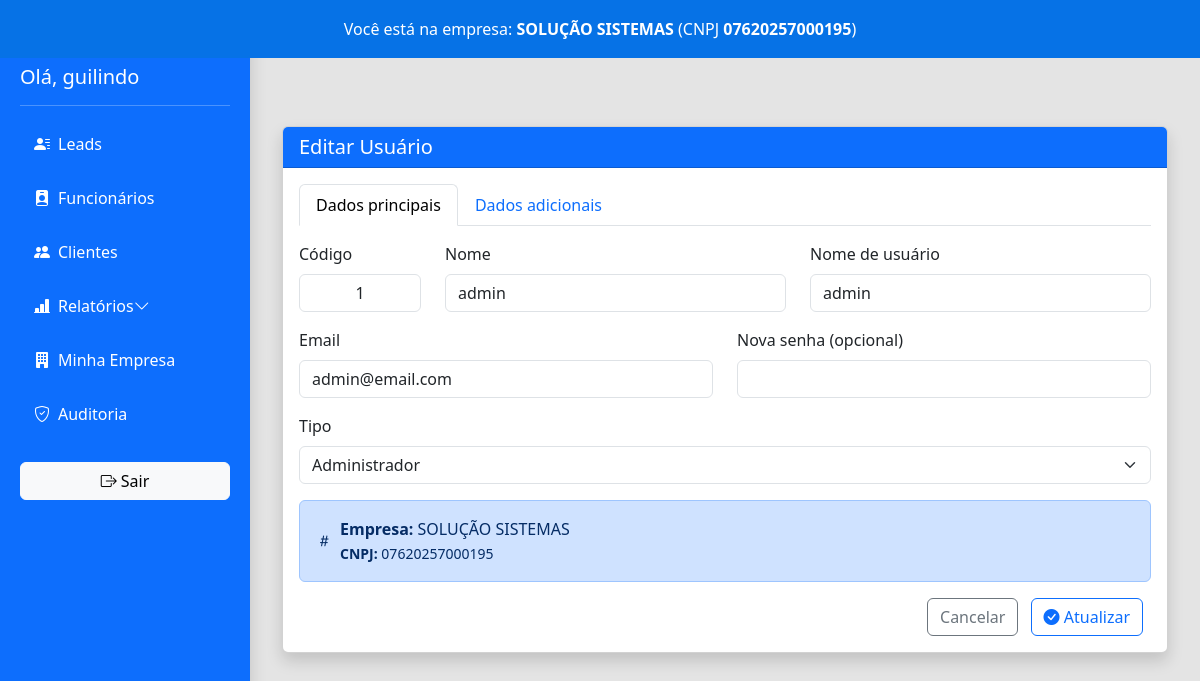
The app's page /editar_usuario/1 (signed in) with its own data.
### models.py (models this page shows, shortened)
class Usuario(db.Model, UserMixin):
    __tablename__ = 'usuario'  # 👈 se quiser explicitar
    codigo = db.Column(db.Integer, nullable=False)
    id = db.Column(db.Integer, primary_key=True)
    nome = db.Column(db.String(100), unique=True, nullable=False)
    nome_usuario = db.Column(db.String(50), unique=True)
    ativo = db.Column(db.Boolean, default=True)
    email = db.Column(db.String(120), nullable=True)
    senha_hash = db.Column(db.String(128), nullable=False)
    tipo = db.Column(db.String(20), nullable=False, default='vendedor')
    empresa_id = db.Column(db.Integer, db.ForeignKey('empresas.id'), nullable=True)
    empresa = db.relationship('Empresa', back_populates='usuarios')  # 🧠 nome explícito
    __table_args__ = (
        db.UniqueConstraint('codigo', 'empresa_id'),
    )

class Empresa(db.Model):
    __tablename__ = 'empresas'
    id = db.Column(db.Integer, primary_key=True)
    nome = db.Column(db.String(100), nullable=False, unique=True)
    slug = db.Column(db.String(100), nullable=False, unique=True)
    plano = db.Column(db.String(50), default='gratuito')
    criada_em = db.Column(db.DateTime, default=datetime.utcnow)
    cnpj = db.Column(db.String(20), nullable=True)
    telefone = db.Column(db.String(50), nullable=True)
    email = db.Column(db.String(120), nullable=True)
    endereco = db.Column(db.String(200), nullable=True)
    cidade = db.Column(db.String(50), nullable=True)
    estado = db.Column(db.String(2), nullable=True)
    representante = db.Column(db.String(100), nullable=True)
    codigo = db.Column(db.String(20), unique=True, nullable=False, default=lambda: str(uuid.uuid4())[:8])
    usuarios = db.relationship('Usuario', back_populates='empresa')  # ✅ conexão bidirecional

### app.py (the view, shortened to what this page needs)
@app.route('/editar_usuario/<int:id>', methods=['GET', 'POST'])
@login_required
def editar_usuario(id):
    def gerar_detalhes_alteracao(usuario_antigo, usuario_novo):
        campos = ['nome', 'nome_usuario', 'email', 'tipo']
        detalhes = []
        for campo in campos:
            antigo = getattr(usuario_antigo, campo)
            novo = getattr(usuario_novo, campo)
            if antigo != novo:
                detalhes.append(f"{campo}: '{antigo}' → '{novo}'")
        return "; ".join(detalhes)
    usuario = Usuario.query.get_or_404(id)
    usuario_original = copy.deepcopy(usuario)
    if current_user.tipo != 'admin':
        flash("⚠️ Você não tem permissão para editar usuários.", "warning")
        return redirect(url_for('listar_funcionarios'))
    return render_template('editar_usuario.html', usuario=usuario)

### app.py (called while the page is built)
@login_manager.user_loader
def load_user(user_id):
    return db.session.get(Usuario, int(user_id))

@app.context_processor
def inject_empresa():
    if current_user.is_authenticated:
        return {'empresa': current_user.empresa}
    return {'empresa': None}

### templates/editar_usuario.html (shortened to what this page needs)
{% extends 'base.html' %}
{% block conteudo %}
<div class="container mt-5">
  <div class="card shadow">
    <div class="card-header bg-primary text-white">
      <h5 class="mb-0">Editar Usuário</h5>
    </div>
    <div class="card-body">
      {% if current_user.tipo == 'admin' %}
      <form method="POST" action="{{ url_for('editar_usuario', id=usuario.id) }}">
        <ul class="nav nav-tabs" id="usuarioEditTabs" role="tablist">
          <li class="nav-item" role="presentation">
            <button class="nav-link active" id="dados-tab" data-bs-toggle="tab" data-bs-target="#dados" type="button" role="tab">Dados principais</button>
          </li>
          <li class="nav-item" role="presentation">
            <button class="nav-link" id="extras-tab" data-bs-toggle="tab" data-bs-target="#extras" type="button" role="tab">Dados adicionais</button>
          </li>
        </ul>
        <div class="tab-content mt-3" id="usuarioEditTabsContent">
          <div class="tab-pane fade show active" id="dados" role="tabpanel">
            <div class="row">
              <div class="mb-3 col-md-2">
                <label class="form-label">Código</label>
                <input type="text" class="form-control text-center" value="{{ usuario.codigo }}" readonly>
              </div>
              <div class="mb-3 col-md-5">
                <label class="form-label">Nome</label>
                <input type="text" name="nome" class="form-control" value="{{ usuario.nome }}" required>
              </div>
              <div class="mb-3 col-md-5">
                <label class="form-label">Nome de usuário</label>
                <input type="text" name="nome_usuario" class="form-control" value="{{ usuario.nome_usuario }}" required>
              </div>
            </div>
            <div class="row">
              <div class="mb-3 col-md-6">
                <label class="form-label">Email</label>
                <input type="email" name="email" class="form-control" value="{{ usuario.email }}">
              </div>
              <div class="mb-3 col-md-6">
                <label class="form-label">Nova senha (opcional)</label>
                <input type="password" name="senha" class="form-control">
              </div>
            </div>
            <div class="mb-3">
              <label class="form-label">Tipo</label>
              <select name="tipo" class="form-select">
                <option value="admin" {% if usuario.tipo == 'admin' %}selected{% endif %}>Administrador</option>
              </select>
            </div>
            <div class="alert alert-primary d-flex align-items-center" role="alert">
              <i class="bi bi-hash me-2"></i>
              <div>
                <strong>Empresa:</strong> {{ current_user.empresa.nome }}<br>
                <small><strong>CNPJ:</strong> {{ current_user.empresa.cnpj }}</small>
              </div>
            </div>
          </div>
        </div>
        <div class="text-end mt-3">
          <a href="{{ url_for('listar_funcionarios') }}" class="btn btn-outline-secondary me-2">Cancelar</a>
          <button type="submit" class="btn btn-outline-primary me-2">
            <i class="bi bi-check-circle-fill"></i> Atualizar
          </button>
        </div>
      </form>
      {% endif %}
    </div>
  </div>
</div>
{% endblock %}

### templates/base.html (shortened to what this page needs)
<!DOCTYPE html>
<html lang="pt-br">
<head>
  <link href="https://cdn.jsdelivr.net/npm/bootstrap@5.3.0/dist/css/bootstrap.min.css" rel="stylesheet">
  <link href="https://cdn.jsdelivr.net/npm/bootstrap-icons/font/bootstrap-icons.css" rel="stylesheet">
  <link rel="stylesheet" href="https://cdn.datatables.net/1.13.6/css/jquery.dataTables.min.css">
  <link rel="stylesheet" href="{{ url_for('static', filename='css/leads.css') }}">
</head>
<body>
  {% if current_user.is_authenticated %}
  <div class="sidebar shadow">
    <h4 class="mb-3">Solução Leads</h4>
    <h5> Olá, {{ current_user.nome_usuario }}</h5>
    <hr class="mb-3">
    <ul class="nav flex-column">
  <li class="nav-item"><a class="nav-link" href="/"><i class="bi bi-person-lines-fill"></i> Leads</a></li>
  <li class="nav-item"><a class="nav-link" href="/listar_funcionarios"><i class="bi bi-person-badge-fill"></i> Funcionários</a></li>
  <li class="nav-item"><a class="nav-link" href="/listar_clientes"><i class="bi bi-people-fill"></i> Clientes</a></li>
<li class="nav-item">
  <a class="nav-link" data-bs-toggle="collapse" href="#submenuRelatorios" role="button" aria-expanded="false" aria-controls="submenuRelatorios">
    <i class="bi bi-bar-chart-line-fill"></i> Relatórios
    <i class="bi bi-chevron-down float-end"></i>
  </a>
</li>
  <li class="nav-item"><a class="nav-link" href="{{ url_for('minha_empresa') }}"><i class="bi bi-building-fill"></i> Minha Empresa</a></li>
  {% if current_user.tipo == 'admin' %}
  <li class="nav-item"><a class="nav-link" href="{{ url_for('painel_logs') }}"><i class="bi bi-shield-check"></i> Auditoria</a></li>
  {% endif %}
  <li class="nav-item mt-3">
    <a class="btn btn-light w-100" href="/logout"><i class="bi bi-box-arrow-right"></i> Sair</a>
  </li>
</ul>
  </div>
  <header class="empresa-header">
    {% if empresa %}
    <div class="alert text-center mb-0 rounded-0">
      Você está na empresa: <strong>{{ empresa.nome }}</strong> (CNPJ <strong>{{ empresa.cnpj }}</strong>)
    </div>
    {% endif %}
  </header>
  {% endif %}
  <div class="content">
    {% block conteudo %}{% endblock %}
  </div>
</body>
</html>

### static/css/leads.css (style rules this page uses)
body { background-color: rgb(228, 228, 228); }
.sidebar { width: 250px; background-color: #1378dd; color: #fff; padding: 24px; height: 100vh; position: fixed; top: 0; left: 0; box-shadow: 2px 0 10px rgba(0,0,0,0.05); }
.sidebar h4 { color: #fff; font-weight: 600; }
.sidebar .nav-link { color: #fff; padding: 10px 14px; border-radius: 6px; display: flex; align-items: center; margin-bottom: 10px; font-weight: 500; transition: background 0.2s ease; }
.sidebar .nav-link i { margin-right: 8px; }

### templates/base.html (style rules this page uses)
body { display: flex; min-height: 100vh; flex-direction: column; }
.content { margin-left: 270px; padding: 20px; flex: 1; }
.empresa-header .alert { margin: 0; margin-left: 250px; border-radius: 0; background-color: #0672e6; color: white; width: calc(100% - 250px); position: sticky; top: 56px; z-index: 1040; }
.sidebar { position: fixed; left: 0; width: 250px; height: 100vh; z-index: 1030; background-color: #0d6efd; padding: 20px; overflow-y: auto; }
@media (max-width: 1440px) { .empresa-header .alert { margin-left: 0; width: 100%; text-align: center; } }
@media (max-width: 1440px) { .sidebar { left: 0; width: 250px; } }
@media (max-width: 1440px) { .content { margin-left: 250px; } }

### records on screen
Usuario: nome_usuario "guilindo"
Empresa: nome "SOLUÇÃO SISTEMAS", cnpj "07620257000195", empresa.nome "SOLUÇÃO SISTEMAS", empresa.cnpj "07620257000195"
Usuario: codigo "1", nome "admin", nome_usuario "admin", email "admin@email.com", tipo "Administrador"
